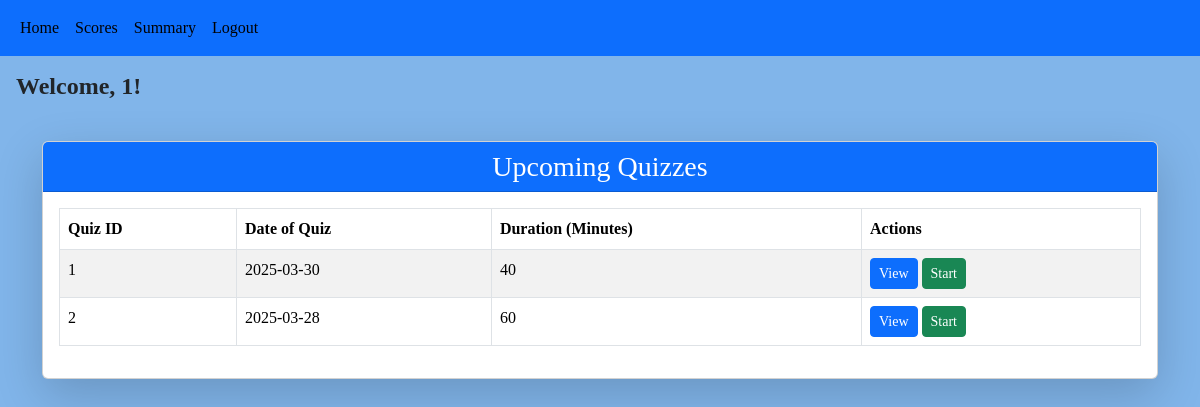
The app's page /user/1 (signed in) with its own data.
### backend/models.py (models this page shows)
class Quiz(db.Model):
    __tablename__ = "quiz"
    id = db.Column(db.Integer, primary_key=True)
    date_of_quiz = db.Column(db.Date, nullable=False)
    time_duration_minutes = db.Column(db.Integer, nullable=False)
    chapter_id = db.Column(db.Integer, db.ForeignKey("chapter.id"), nullable=False, index=True)
    remark = db.Column(db.String(), nullable=True ,default="No remark")
    questions = db.relationship("Question", cascade="all,delete-orphan", backref="quiz", lazy=True)
    scores = db.relationship("Score", cascade="all,delete-orphan", backref="quiz", lazy=True)

### backend/controller.py (the view)
@app.route("/user/<id>")
def user_dashboard(id):
    msg = request.args.get('msg')
    quizzes=get_quiz()
    return render_template("user.html",id=id,quizzes=quizzes,msg=msg)

### backend/controller.py (called while the page is built)
def get_quiz():
    quizzes=Quiz.query.all()
    return quizzes

### templates/user.html (shortened to what this page needs)
{% extends "user_layout.html" %}
{% block content %}
    <h4 class="p-3" style="font-family: 'Times New Roman', Times, serif; font-weight: bold;">
        Welcome, {{ id }}!
    </h4>
   <div class="container mt-4">
    {% if quizzes %}
        <div class="card shadow-lg">
            <div class="card-header text-center bg-primary text-white">
                <h3 class="card-title mb-0">Upcoming Quizzes</h3>
            </div>
            <div class="card-body">
                <div class="table-responsive">
                    <table class="table table-bordered table-striped">
                        <thead class="thead-dark">
                            <tr>
                                <th>Quiz ID</th>
                                <th>Date of Quiz</th>
                                <th>Duration (Minutes)</th>
                                <th>Actions</th>
                            </tr>
                        </thead>
                        <tbody>
                            {% for quiz in quizzes %}
                            <tr>
                                <td>{{ quiz.id }}</td>
                                <td>{{ quiz.date_of_quiz }}</td>
                                <td>{{ quiz.time_duration_minutes }}</td>
                                <td>
                                    <a href="/view_quiz/{{quiz.chapter_id}}/{{id}}" class="btn btn-sm btn-primary">View</a>
                                    <a href="/start_quiz/{{quiz.id}}/{{id}}" class="btn btn-sm btn-success">Start</a>
                                </td>
                            </tr>
                            {% endfor %}
                    </table>
            </div>
        </div>
    {% else %}
        <div class="alert alert-info text-center mt-4">
            <h5>No upcoming quizzes available.</h5>
        </div>
    {% endif %}
   </div>
{% endblock %}

### static/main.css (style rules this page uses)
body { margin: 0; padding: 0; font-family:Georgia, 'Times New Roman', Times, serif; background-color: #81b5ea; }
.table th, .table td { white-space: nowrap; }

### records on screen
Quiz: id "1", date_of_quiz "2025-03-30", time_duration_minutes "40"
Quiz: id "2", date_of_quiz "2025-03-28", time_duration_minutes "60"

### other values on screen
{{ id }} "1"
